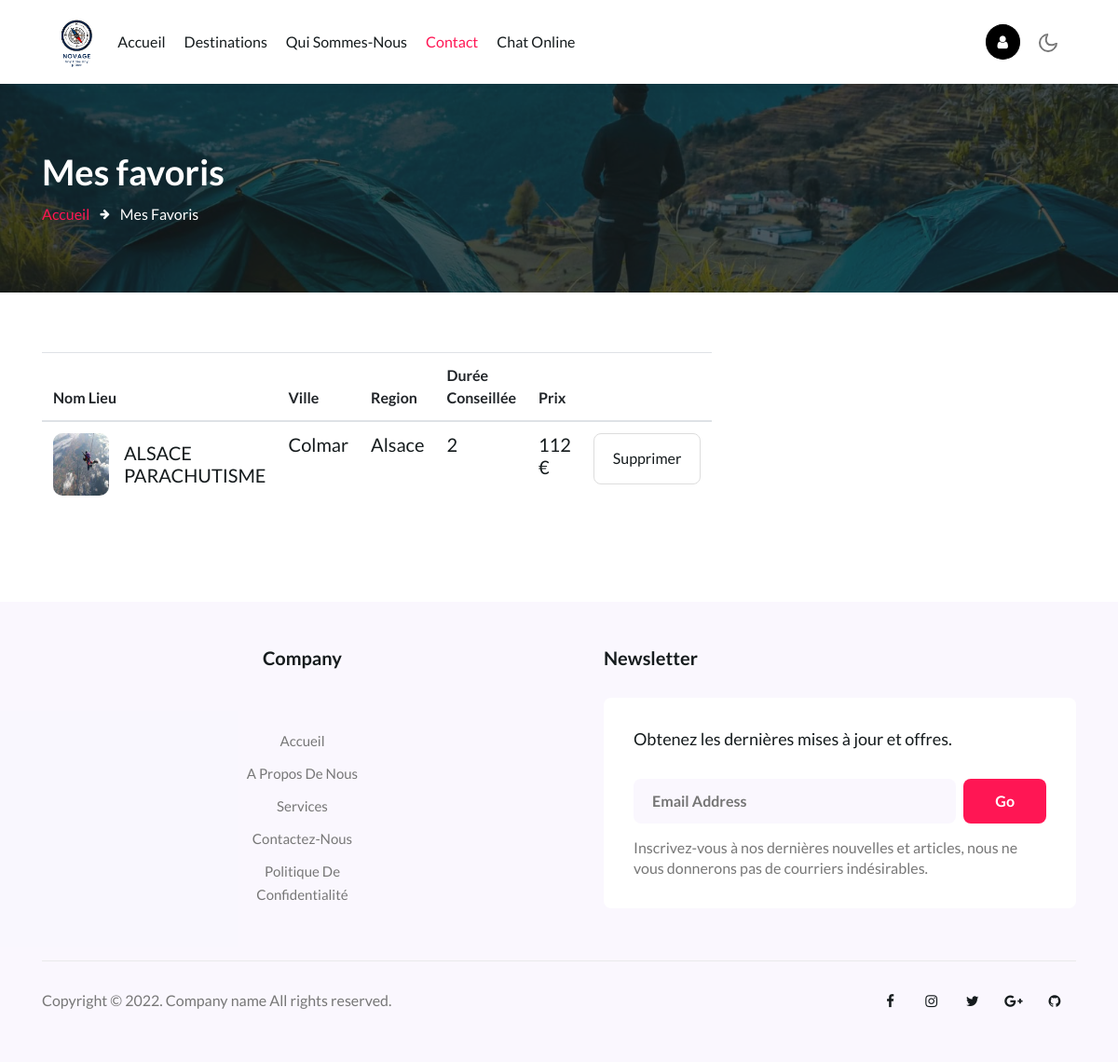
Screenshot of /favos (signed in) with the database file from the repository.
### tables this page shows
CREATE TABLE Lieu(
idLieu INTEGER NOT NULL PRIMARY KEY,
nomLieu VARCHAR(255) NOT NULL,
descLieu VARCHAR(255), 
dureeConseillee INTEGER, 
prix INTEGER,
idVille INTEGER NOT NULL,
CONSTRAINT fk_Ville
	FOREIGN KEY (idVille)
	REFERENCES Ville(idVille)
	ON DELETE CASCADE
);

CREATE TABLE Ville (
idVille INTEGER NOT NULL PRIMARY KEY, 
nomVille VARCHAR (255) NOT NULL, 
idRegion INTEGER NOT NULL,
CONSTRAINT fk_Region 
	FOREIGN KEY (idRegion)
	REFERENCES Region(idRegion)
	ON DELETE CASCADE
);

CREATE TABLE Region (
idRegion INTEGER NOT NULL PRIMARY KEY, 
nomRegion VARCHAR(255) NOT NULL
, "gastronomie" VARCHAR(1000));

### test.py (the view)
@app.route('/favos', methods=['GET', 'POST'])
def favos_page():
    if request.method == 'GET':
        con = connection()
        query = f'''select  idLieu, nomLieu, nomVille, nomRegion, dureeConseillee, prix from lieu, ville, region
        where lieu.idville = ville.idville
        and ville.idRegion=Region.idRegion
        and  idLieu in
        (select idLieu
        from ajouter
        where idUti = {session['userid']});'''
        list_like = select_donne(con, query)
        print('like:', list_like)
        return render_template('like.html', li=list_like)

### test.py (called while the page is built)
def connection():
    if not os.path.exists('db/novage_db.sqlite3'):
        print(f"Le fichier {'db/novage_db.sqlite3'} n'existe pas")
        connection = None
    else:
        try:
            connection = sqlite3.connect('db/novage_db.sqlite3')
            print("Connection to SQLite réussi")
        except OSError as e:
            print(f"The error {e} occured")
    return connection

def select_donne(connect, query):
    cursor = connect.cursor()
    try:
        cursor.execute(query)
    except EOFError as e:
        print("Error execute query!")
    result = cursor.fetchall()
    connect.close()
    return result

### templates/like.html (shortened to what this page needs)
{% extends "layout_contenu.html" %}
{% block page_active4 %}active{% endblock %}
{% block sous_title%}Mes favoris{% endblock %}
{% block lien %}{{ url_for('index_page') }}{% endblock %}
{% block last_page %}Accueil{% endblock %}
{% block current_page %}Mes favoris{% endblock %}
{% block bar %}
<section class="w3l-contact" id="contact">
  <div class="contact-infubd py-5">
    <div class="container py-lg-3">
      <div class="contact-grids row">
        <div class="col-lg-6 mt-lg-0 mt-5 contact-right">
    <table class="table table-hover table-cards align-items-center">
    <thead>
        <tr>
            <th scope="col">Nom Lieu</th>
            <th scope="col">Ville</th>
            <th scope="col">Region</th>
            <th scope="col">Durée Conseillée</th>
            <th scope="col">Prix</th>
            <th scope="col"></th>
        </tr>
    </thead>
    <tbody>
    {% for favorite in li %}
        <tr class="bg-white">
            <th scope="row">
                <div class="media align-items-center">
                    <img src="static/assets/images/lieu/{{ favorite[0] }}.jpg" style="width: 60px" class="avatar avatar-lg mr-3">
                    <div class="media-body">
                        <h6 class="h5 font-weight-normal mb-0">{{ favorite[1] }}</h6>
                    </div>
                </div>
            </th>
            <td>  <h6 class="h5 font-weight-normal mb-0">{{ favorite[2] }}</h6></td>
            <td>  <h6 class="h5 font-weight-normal mb-0">{{ favorite[3] }}</h6></td>
            <td>  <h6 class="h5 font-weight-normal mb-0">{{ favorite[4] }}</h6></td>
            <td>  <h5 class="h5 font-weight-normal mb-0">{{ favorite[5] }} €</h5></td>
            <td><form class="signin-form" action="/delete/{{ favorite[0] }}" method="post" style="display:inline;">
                <input type="submit" value="Supprimer" onclick="return confirm('Êtes-vous sûr(e) de vouloir supprimer ce favori ?')" class="btn btn-primary" ><i class="fa-thin fa-trash"></i></input>
                </form></td>
        </tr>
    {%  endfor %}
    </tbody>
</table>
    </div>
</section>
{% endblock %}

### rows the page displays
Lieu: nomLieu "ALSACE PARACHUTISME", nomVille "Colmar", nomRegion "Alsace", dureeConseillee "2", prix "112"
